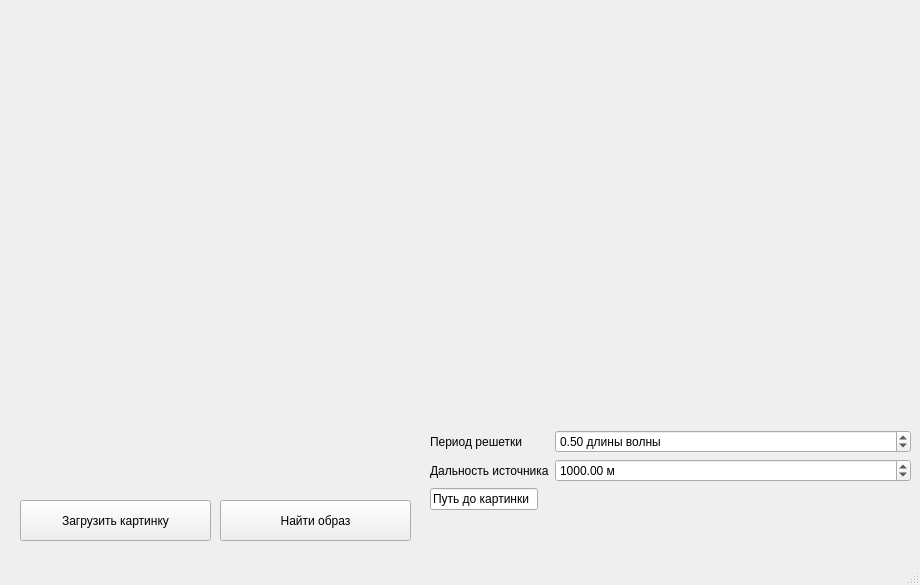
<?xml version="1.0" encoding="UTF-8"?>
<ui version="4.0">
 <class>MainWindow</class>
 <widget class="QMainWindow" name="MainWindow">
  <property name="geometry">
   <rect>
    <x>0</x>
    <y>0</y>
    <width>920</width>
    <height>585</height>
   </rect>
  </property>
  <property name="windowTitle">
   <string>MainWindow</string>
  </property>
  <widget class="QWidget" name="centralwidget">
   <widget class="QPushButton" name="pushButton_2">
    <property name="enabled">
     <bool>true</bool>
    </property>
    <property name="geometry">
     <rect>
      <x>20</x>
      <y>500</y>
      <width>191</width>
      <height>41</height>
     </rect>
    </property>
    <property name="text">
     <string>Загрузить картинку</string>
    </property>
   </widget>
   <widget class="QWidget" name="formLayoutWidget">
    <property name="geometry">
     <rect>
      <x>430</x>
      <y>430</y>
      <width>481</width>
      <height>132</height>
     </rect>
    </property>
    <layout class="QFormLayout" name="formLayout">
     <item row="0" column="0">
      <widget class="QLabel" name="Label">
       <property name="text">
        <string>Период решетки</string>
       </property>
      </widget>
     </item>
     <item row="0" column="1">
      <widget class="QDoubleSpinBox" name="DoubleSpinBox">
       <property name="suffix">
        <string> длины волны</string>
       </property>
       <property name="minimum">
        <double>0.000000000000000</double>
       </property>
       <property name="singleStep">
        <double>0.010000000000000</double>
       </property>
       <property name="value">
        <double>0.500000000000000</double>
       </property>
      </widget>
     </item>
     <item row="1" column="0">
      <widget class="QLabel" name="Label_2">
       <property name="text">
        <string>Дальность источника</string>
       </property>
      </widget>
     </item>
     <item row="1" column="1">
      <widget class="QDoubleSpinBox" name="DoubleSpinBox_2">
       <property name="suffix">
        <string> м</string>
       </property>
       <property name="maximum">
        <double>500000.000000000000000</double>
       </property>
       <property name="value">
        <double>1000.000000000000000</double>
       </property>
      </widget>
     </item>
     <item row="2" column="0">
      <widget class="QLineEdit" name="lineEdit">
       <property name="text">
        <string>Путь до картинки</string>
       </property>
      </widget>
     </item>
    </layout>
   </widget>
   <widget class="QPushButton" name="pushButton_3">
    <property name="enabled">
     <bool>true</bool>
    </property>
    <property name="geometry">
     <rect>
      <x>220</x>
      <y>500</y>
      <width>191</width>
      <height>41</height>
     </rect>
    </property>
    <property name="text">
     <string>Найти образ</string>
    </property>
   </widget>
   <widget class="QLabel" name="label">
    <property name="geometry">
     <rect>
      <x>0</x>
      <y>0</y>
      <width>331</width>
      <height>341</height>
     </rect>
    </property>
    <property name="text">
     <string/>
    </property>
   </widget>
  </widget>
  <widget class="QMenuBar" name="menubar">
   <property name="geometry">
    <rect>
     <x>0</x>
     <y>0</y>
     <width>920</width>
     <height>20</height>
    </rect>
   </property>
  </widget>
  <widget class="QStatusBar" name="statusbar"/>
 </widget>
 <resources/>
 <connections/>
</ui>
